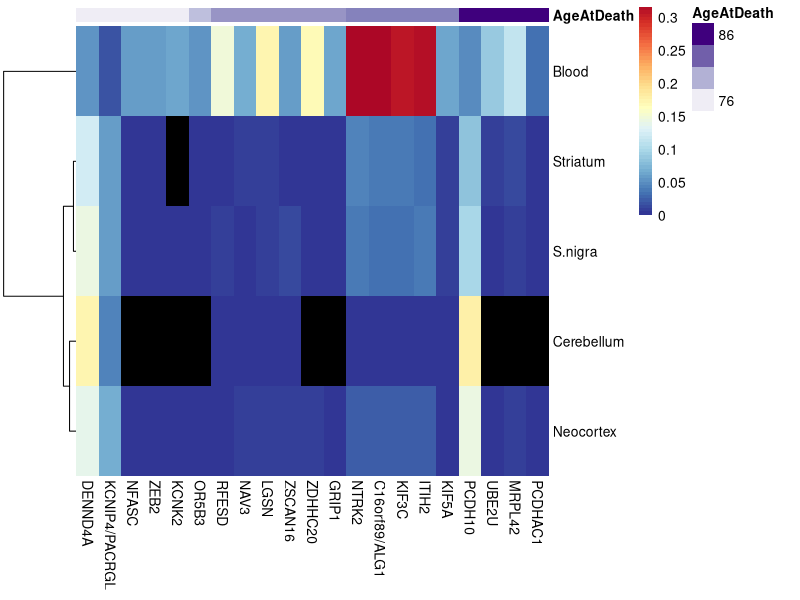

The R script that drew this image:
options(stringsAsFactors=F)

library(pheatmap)
library(RColorBrewer)
library(plyr)
library(ggrepel)

`%notin%`<-Negate(`%in%`)

collapseSubs<-function(ref,alt){
  if(ref%in%c("C","T")){
    collapsedSubstitution<-paste(ref,alt,sep=">")
  }else{
    revref<-nucleotidePairs$b[nucleotidePairs$a==ref]
    revalt<-nucleotidePairs$b[nucleotidePairs$a==alt]
    collapsedSubstitution<-paste(revref,revalt,sep=">")
  }
  return(collapsedSubstitution)
}

#### Input data ####

ValidationResults<-read.delim2("data/CandidatesInfoValidations.txt")
age_onset<-read.delim("data/age_onset.txt")
infoValidations<-merge(ValidationResults,age_onset,by.x=10,by.y=1,all.x=T)

#Add collapsed substitutions
nucleotidePairs<-cbind.data.frame(a=c("A","C","G","T"),b=c("T","G","C","A"))
Substitutions<-sapply(1:nrow(infoValidations), function(i) 
  collapseSubs(infoValidations$Ref[i],infoValidations$Alt[i]))
infoValidations<-cbind.data.frame(infoValidations,Substitution=Substitutions)


#### VAFs heatmap ####

#Filter multi tissue variants
infoValidationsSubset<-infoValidations[which(infoValidations$Decision%in%c("MultiTissue")),]

#Convert VAFs to numeric
tissues<-c("B", "C", "E", "N", "S")
ampliconVAFcols<-which(colnames(infoValidationsSubset)%in%tissues)
for (i in ampliconVAFcols){infoValidationsSubset[,i]<-as.numeric(infoValidationsSubset[,i])}
#VAF matrix
VAFs<-t(as.matrix(infoValidationsSubset[c(ampliconVAFcols)]))

#Validated tissues per variant
valTissues<-lapply(1:nrow(infoValidationsSubset), function(i)
  unname(sapply(strsplit(infoValidationsSubset$ValidatedSamples[i],",")[[1]], 
                function(x) substr(x,nchar(x),nchar(x)))))

#Change amplicon VAF to 0 if not validated in that tissue
for (i in 1:ncol(VAFs)){
  VAFs[which(tissues%notin%valTissues[[i]]),i]<-0
}


#Order data by age then total VAF
goodOrder<-order(infoValidationsSubset$Age,sapply(1:ncol(VAFs), function(i) sum(VAFs[,i]==0)))
#colnames trace the row number 
VAFs<-VAFs[,goodOrder]

#Age annotation
annotation_age<-cbind.data.frame(AgeAtDeath=infoValidations$Age)

#purples
mycolors<-c('#efedf5','#dadaeb','#bcbddc','#9e9ac8','#807dba','#6a51a3','#54278f','#3f007d')
names(mycolors)<-sort(unique(annotation_age$AgeAtDeath))
mycolors<-list(AgeAtDeath=mycolors)

rownames(VAFs)<-c("Blood","Cerebellum","Striatum","Neocortex","S.nigra")

#Genes in colnames and black in 0 VAF

#colors: 64 + black for 0
colors<-c("#000000",colorRampPalette(rev(brewer.pal(n=11,name="RdYlBu")))(65))


VAFheatmap<-pheatmap(VAFs,border_color=FALSE,cluster_cols=F,
         color=colors,breaks=c(0,seq(min(VAFs[VAFs!=0])*0.9,0.32,0.005)),
         labels_col=infoValidationsSubset$Gene[goodOrder],
         annotation_col=annotation_age,
         annotation_colors=mycolors)






#### Age correlations ####

#Subset putative deleterious variants
infoValidationsDel<-infoValidationsSubset[which(infoValidationsSubset$Type%notin%c("Intron","Synonymous")),]

#Variant count per patient
varCounts<-count(infoValidationsDel$Individual)
varCountsAge<-merge(age_onset,varCounts,by.x = 1, by.y = 1)

#Linear model
X=varCountsAge$Age
Y=varCountsAge$freq
model<-lm(Y ~ X)
lm_total_age<-predict(model, list(X=X))
lm_total_age<-cbind.data.frame(varCountsAge,lmTotal=lm_total_age)


ageCorrelationPlot<-ggplot(lm_total_age)+
  geom_point(aes(Age,freq,shape=Sex),color="#bdbdbd",size=6)+
  geom_line(aes(Age,lmTotal),group=1,color="black",size=1)+
  geom_label_repel(aes(Age,freq,label=Patient.ID),
                   fontface = 'bold', color = 'black',
                   point.padding =0.4,
                   segment.alpha=0)+
  scale_x_continuous(breaks=seq(76,90,2))+
  scale_y_continuous(breaks=seq(min(lm_total_age$freq),max(lm_total_age$freq),1))+
  ylab("Deleterious brain somatic SNVs")+
  xlab("Age at death")+
  annotate("text",x=85,y=max(varCountsAge$freq),size=4.5,
           label=paste0("Corr=",round(cor(varCountsAge$freq,varCountsAge$Age),2)))+
  theme_bw()+
  theme(axis.title=element_text(size=14),
        axis.text=element_text(size=12),
        legend.title=element_text(size=12), 
        legend.text=element_text(size=11),
        panel.grid.major.x=element_blank(),
        panel.grid.minor.x=element_blank(),
        panel.grid.major.y=element_blank(),
        panel.grid.minor.y=element_blank())



